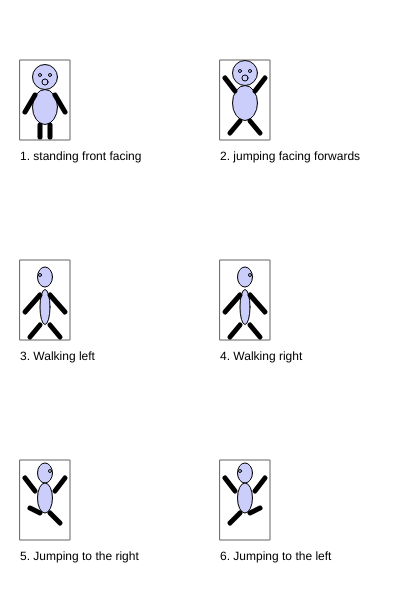
Frame 1 (no input)
Frame 60 (no input): identical to frame 1, image omitted
Frame 120 (the mouse pressed at the canvas centre since frame 60): identical to frame 1, image omitted

The p5.js sketch that drew this single still picture (run headless with seeded random() and noise() and a simulated clock; from frame 60 on, the mouse is pressed at the canvas centre):

// p5.js sketch
// ── sketch.js
/*

The Game Project

2 - Game character

Use p5 drawing functions such as rect, ellipse, line, triangle and
point to draw the different states of your game character.

Write the code so that your character appears inside the box for each
state.

IMPORTANT: For each box the variables gameChar_x & gameChar_y are set to the bottom
center of the box. You must combine these variables with arithmetic to
determine the position of each shape that you draw. This will later allow
you to adjust the position of your game character.

Each state is worth two marks:

//standing front facing = 2
//jumping facing forwards = 2
//walking left = 2
//walking right = 2
//jumping left and jumping right = 2

0 marks = not a reasonable attempt
1 mark = attempted but it lacks detail and you didn't use gameChar_x and gameChar_y correctly
2 marks = you've used a selction of shape functions and made consistent use of gameChar_x and gameChar_y

WARNING: Do not get too carried away. If you're character takes more than 5 lines
of code to draw then you've probably over done it.

** Only submit your sketch.js **

*/

var gameChar_x = 0;
var gameChar_y = 0;

function setup()
{
	createCanvas(400, 600);
}

function getHead(){
    fill(203,205,251);
    ellipse(gameChar_x, gameChar_y-60, 25, 25,255);
    ellipse(gameChar_x+5, gameChar_y-62, 3, 3);
    ellipse(gameChar_x-5, gameChar_y-62, 3, 3);
    ellipse(gameChar_x, gameChar_y-55, 6, 6);
}

function getBody() {
    fill(203,205,251);
    ellipse(gameChar_x, gameChar_y-30, 25,35);
}

function getHands() {
    strokeWeight(5);
    line(gameChar_x+10, gameChar_y-42, gameChar_x+20, gameChar_y-25);
    line(gameChar_x-10, gameChar_y-42, gameChar_x-20, gameChar_y-25);
    strokeWeight(1);
}

function getLegs() {
    strokeWeight(5);
    line(gameChar_x+5, gameChar_y, gameChar_x+5, gameChar_y-12);
    line(gameChar_x-5, gameChar_y, gameChar_x-5, gameChar_y-12);
    strokeWeight(1);
}

function getJumpingLegs() {
    strokeWeight(5);
    line(gameChar_x+15, gameChar_y, gameChar_x+5, gameChar_y-12);
    line(gameChar_x-15, gameChar_y, gameChar_x-5, gameChar_y-12);
    strokeWeight(1);
}

function getJumpingHands() {
    strokeWeight(5);
    line(gameChar_x+10, gameChar_y-42, gameChar_x+20, gameChar_y-55);
    line(gameChar_x-10, gameChar_y-42, gameChar_x-20, gameChar_y-55);
    strokeWeight(1);
}

function getSideBody() {
    fill(203,205,251);
    ellipse(gameChar_x, gameChar_y-30, 10,35);
}

function getSideLegs() {
    getJumpingLegs();
}

function getSideHands() {
    strokeWeight(5);
    line(gameChar_x+5, gameChar_y-42, gameChar_x+20, gameChar_y-25);
    line(gameChar_x-5, gameChar_y-42, gameChar_x-20, gameChar_y-25);
    strokeWeight(1);
}

function getSideHead(direction) {
    fill(203,205,251);
    ellipse(gameChar_x, gameChar_y-60, 15, 20,255);
    //setting default side body eye location as left
    var eye_location = gameChar_x-5;
    if( direction === "right" ) {
        eye_location += 10;
    }
    ellipse(eye_location, gameChar_y-62, 3, 3);
}

function getJumpingBody() {
    ellipse(gameChar_x, gameChar_y-35, 15,30);
}

function getJumpingSideLegs(direction) {
    strokeWeight(5);
    if( direction === "right") {
        line(gameChar_x+15, gameChar_y-10, gameChar_x+5, gameChar_y-20);//right leg
        line(gameChar_x-15, gameChar_y-25, gameChar_x-5, gameChar_y-20);//left leg
    } else if ( direction === "left" ) {
        line(gameChar_x+15, gameChar_y-25, gameChar_x+5, gameChar_y-20);//right leg
        line(gameChar_x-15, gameChar_y-10, gameChar_x-5, gameChar_y-20);//left leg
    }
    
    strokeWeight(1);
}

function draw()
{
	background(255);

	//Standing, facing frontwards

	stroke(100);
	noFill();
	rect(20, 60, 50, 80);
	noStroke();
	fill(0);
	text("1. standing front facing", 20, 160);

	gameChar_x = 45;
	gameChar_y = 137;
	//Add your code here ...
    
    stroke(0,0,0);
    getBody();
    getHead();
    getLegs();
    getHands();
    

	//Jumping facing forwards
	stroke(100);
	noFill();
	rect(220, 60, 50, 80);
	noStroke();
	fill(0);
	text("2. jumping facing forwards", 220, 160);

	gameChar_x = 245;
	gameChar_y = 137;
	//Add your code here ...
    
    stroke(0,0,0);
    gameChar_y -= 4;
    getBody();
    getHead();
    getJumpingHands();
    getJumpingLegs();
    

	//Walking, turned left
	stroke(100);
	noFill();
	rect(20, 260, 50, 80);
	noStroke();
	fill(0);
	text("3. Walking left", 20, 360);

	gameChar_x = 45;
	gameChar_y = 337;
	//Add your code here ...
    
    stroke(0,0,0);
    getSideHead("left");
    getSideBody();
    getSideHands();
    getSideLegs();

	//Walking, turned right
	stroke(100);
	noFill();
	rect(220, 260, 50, 80);
	noStroke();
	fill(0);
	text("4. Walking right", 220, 360);

	gameChar_x = 245;
	gameChar_y = 337;
	//Add your code here ...
    
    stroke(0,0,0);
    getSideHead("right");
    getSideBody();
    getSideHands();
    getSideLegs();


	//Jumping right
	stroke(100);
	noFill();
	rect(20, 460, 50, 80);
	noStroke();
	fill(0);
	text("5. Jumping to the right", 20, 560);

	gameChar_x = 45;
	gameChar_y = 537;
	//Add your code here ...
    
    stroke(0,0,0);
    gameChar_y -= 4;
    getJumpingHands();
    getSideHead("right");
    getJumpingBody();
    getJumpingSideLegs("right");


	//Jumping to the left
	stroke(100);
	noFill();
	rect(220, 460, 50, 80);
	noStroke();
	fill(0);
	text("6. Jumping to the left", 220, 560);

	gameChar_x = 245;
	gameChar_y = 537;
	//Add your code here ...
    
    stroke(0,0,0);
    gameChar_y -= 4;
    getJumpingHands();
    getSideHead("left");
    getJumpingBody();
    getJumpingSideLegs("left");

}
